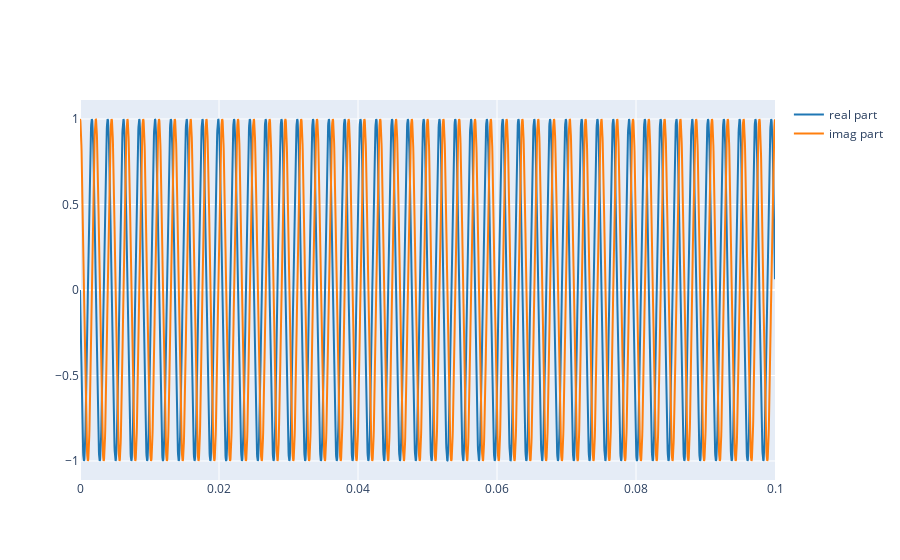

The cell this chart's notebook holds for it:
### Markdown cell above
Now we can plot the real and imaginary part of this signal:

### Code cell
plot_signals([np.real(x), np.imag(x)], fs, name=['real part', 'imag part'])

### Figure 1 — Plotly figure (JSON) as saved in the notebook; plotly's stock layout.template omitted (floating-point values rounded to 4 significant figures; data arrays with more than 128 entries replaced by an {"elided": "..."} marker saying what was removed)
{"data": [{"line": {"color": "#1f77b4", "shape": "linear"}, "mode": "lines", "name": "real part", "type": "scatter", "x": {"elided": "4410 float values"}, "y": {"elided": "4410 float values"}}, {"line": {"color": "#ff7f0e", "shape": "linear"}, "mode": "lines", "name": "imag part", "type": "scatter", "x": {"elided": "4410 float values"}, "y": {"elided": "4410 float values"}}], "layout": {}}
